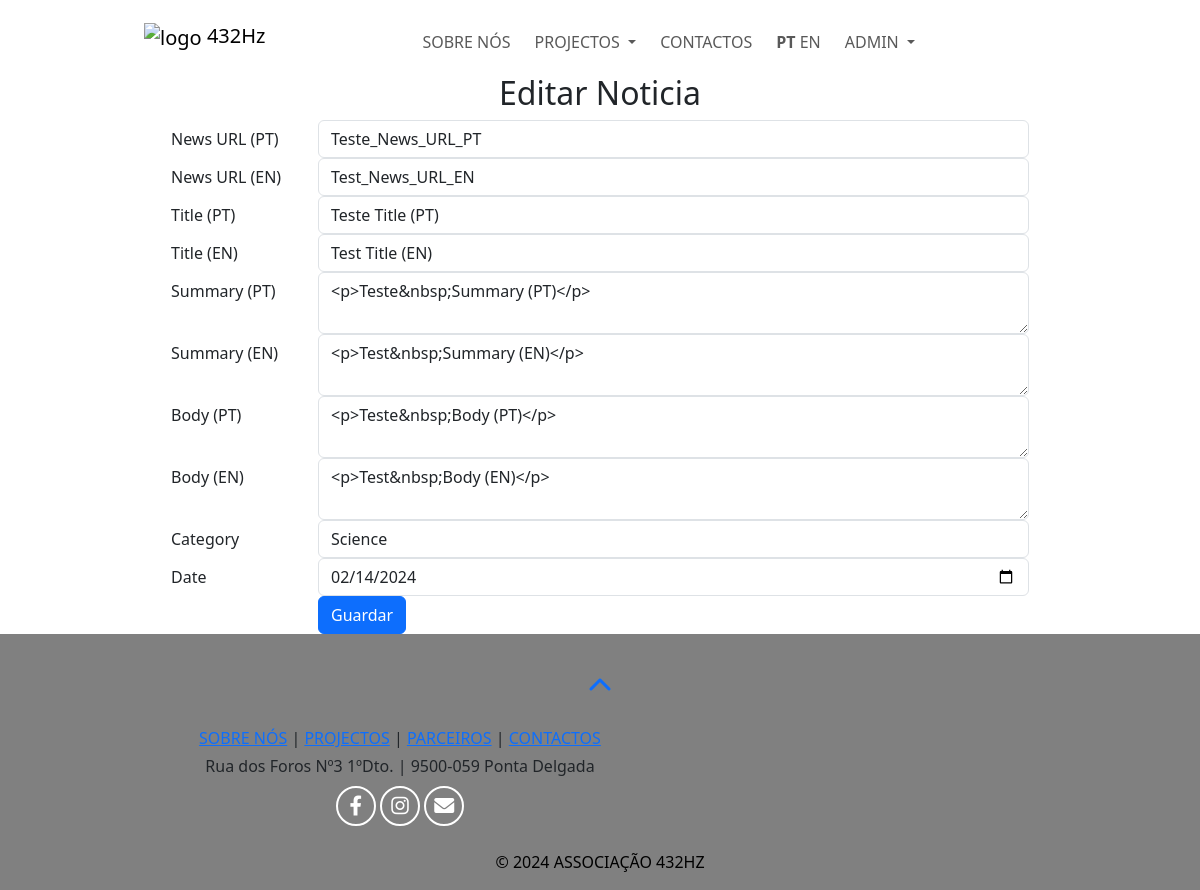
Page /edit_news_text/1 (signed in) on the committed database.
### web432/models.py (models this page shows)
class News(db.Model):
    id = db.Column(db.Integer, primary_key=True)
    news_url_en = db.Column(db.String(255), unique=True, nullable=False)
    news_url_pt = db.Column(db.String(255), unique=True, nullable=False)
    status = db.Column(db.String(20), default='draft')
    title_en = db.Column(db.String(255), unique=True, nullable=False)
    title_pt = db.Column(db.String(255), unique=True, nullable=False)
    summary_en = db.Column(db.Text, nullable=False)
    summary_pt = db.Column(db.Text, nullable=False)
    body_en = db.Column(db.Text, nullable=False)
    body_pt = db.Column(db.Text, nullable=False)
    author = db.Column(db.String(80), nullable=False)
    cover = db.Column(db.String(200), nullable=True)
    photos = db.Column(db.String(2000), nullable=True)
    photographers = db.Column(db.String(255), nullable=True)
    category = db.Column(db.String(50), nullable=False)
    date = db.Column(db.DateTime, nullable=False)
    date_created = db.Column(db.DateTime, default=datetime.utcnow, nullable=False)

### web432/views.py (the view, shortened to what this page needs)
    @app.route("/edit_news_text/<int:news_id>", methods=["GET", "POST"])
    @login_required
    def edit_news_text(news_id):
        news_post = News.query.get(news_id)
        if not news_post:
            flash("News post not found", "error")
            return redirect(url_for("news_dashboard"))
        form = NewsFormText(obj=news_post)
        form.date.data = datetime.utcnow().date()
        return render_template('edit_news_text.html', form=form, news_post=news_post)

### web432/forms.py
class NewsFormText(FlaskForm):
    news_url_en = StringField('News URL (EN)', validators=[DataRequired()])
    news_url_pt = StringField('News URL (PT)', validators=[DataRequired()])
    title_pt = StringField('Title (PT)', validators=[DataRequired()])
    title_en = StringField('Title (EN)', validators=[DataRequired()])
    summary_pt = CKEditorField('Summary (PT)', validators=[DataRequired()])
    summary_en = CKEditorField('Summary (EN)', validators=[DataRequired()])
    body_pt = CKEditorField('Body (PT)', validators=[DataRequired()])
    body_en = CKEditorField('Body (EN)', validators=[DataRequired()])
    category = SelectField('Category', choices=[('art', 'Art'), ('science', 'Science'), ('community', 'Community')], validators=[DataRequired()])
    date = StringField('Date', validators=[DataRequired()])
    submit = SubmitField('Edit News Post')

### web432/__init__.py (called while the page is built)
def get_locale():
    return session.get('lang', 'pt')

### web432/templates/edit_news_text.html (shortened to what this page needs)
{% extends "layout.html" %}
{% block pagecss %}
    <link rel="stylesheet" href="{{ url_for('static', filename='stylesheets/dashboard.css') }}">
{% endblock %}
{% block main %}
    <div class="container" style="width: 75%;">
        <h2 class="text-center">Editar Noticia</h2>
        <form method="POST" action="{{ url_for('edit_news_text', news_id=news_post.id) }}" enctype="multipart/form-data">
            <div class="form-group row">
                <label class="col-sm-2 col-form-label">{{ form.news_url_pt.label }}</label>
                <div class="col-sm-10">
                    {{ form.news_url_pt(class="form-control", value=news_post.news_url_pt) }}
                </div>
            </div>
            <div class="form-group row">
                <label class="col-sm-2 col-form-label">{{ form.news_url_en.label }}</label>
                <div class="col-sm-10">
                    {{ form.news_url_en(class="form-control", value=news_post.news_url_en) }}
                </div>
            </div>
            <div class="form-group row">
                <label class="col-sm-2 col-form-label">{{ form.title_pt.label }}</label>
                <div class="col-sm-10">
                    {{ form.title_pt(class="form-control", value=news_post.title_pt) }}
                </div>
            </div>
            <div class="form-group row">
                <label class="col-sm-2 col-form-label">{{ form.title_en.label }}</label>
                <div class="col-sm-10">
                    {{ form.title_en(class="form-control", value=news_post.title_en) }}
                </div>
            </div>
            <div class="form-group row">
                <label class="col-sm-2 col-form-label">{{ form.summary_pt.label }}</label>
                <div class="col-sm-10">
                    {{ form.summary_pt(class="form-control", value=news_post.summary_pt) }}
                </div>
            </div>
            <div class="form-group row">
                <label class="col-sm-2 col-form-label">{{ form.summary_en.label }}</label>
                <div class="col-sm-10">
                    {{ form.summary_en(class="form-control", value=news_post.summary_en) }}
                </div>
            </div>
            <div class="form-group row">
                <label class="col-sm-2 col-form-label">{{ form.body_pt.label }}</label>
                <div class="col-sm-10">
                    {{ form.body_pt(class="form-control", value=news_post.body_pt) }}
                </div>
            </div>
            <div class="form-group row">
                <label class="col-sm-2 col-form-label">{{ form.body_en.label }}</label>
                <div class="col-sm-10">
                    {{ form.body_en(class="form-control", value=news_post.body_en) }}
                </div>
            </div>
            <div class="form-group row">
				<label class="col-sm-2 col-form-label">{{ form.category.label }}</label>
				<div class="col-sm-10">
					{{ form.category(class="form-control", value=news_post.category) }}
				</div>
			</div>
            <div class="form-group row">
				<label class="col-sm-2 col-form-label">{{ form.date.label }}</label>
				<div class="col-sm-10">
					{{ form.date(type="date", value=form.date.data, class="form-control") }}
				</div>
			</div>
            <div class="form-group row">
                <div class="col-sm-10 offset-sm-2">
                    <button type="submit" class="btn btn-primary">Guardar</button>
                </div>
            </div>
        </form>
    </div>
{% endblock %}

### web432/static/stylesheets/global.css (style rules this page uses)
* { padding: 0; margin: 0; box-sizing: border-box; }

### rows in the picture
News: news_url_pt "Teste_News_URL_PT", news_url_en "Test_News_URL_EN", title_pt "Teste Title (PT)", title_en "Test Title (EN)", summary_pt "<p>Teste&nbsp;Summary (PT)</p>", summary_en "<p>Test&nbsp;Summary (EN)</p>", body_pt "<p>Teste&nbsp;Body (PT)</p>", body_en "<p>Test&nbsp;Body (EN)</p>", category "Science", date "02/14/2024"
